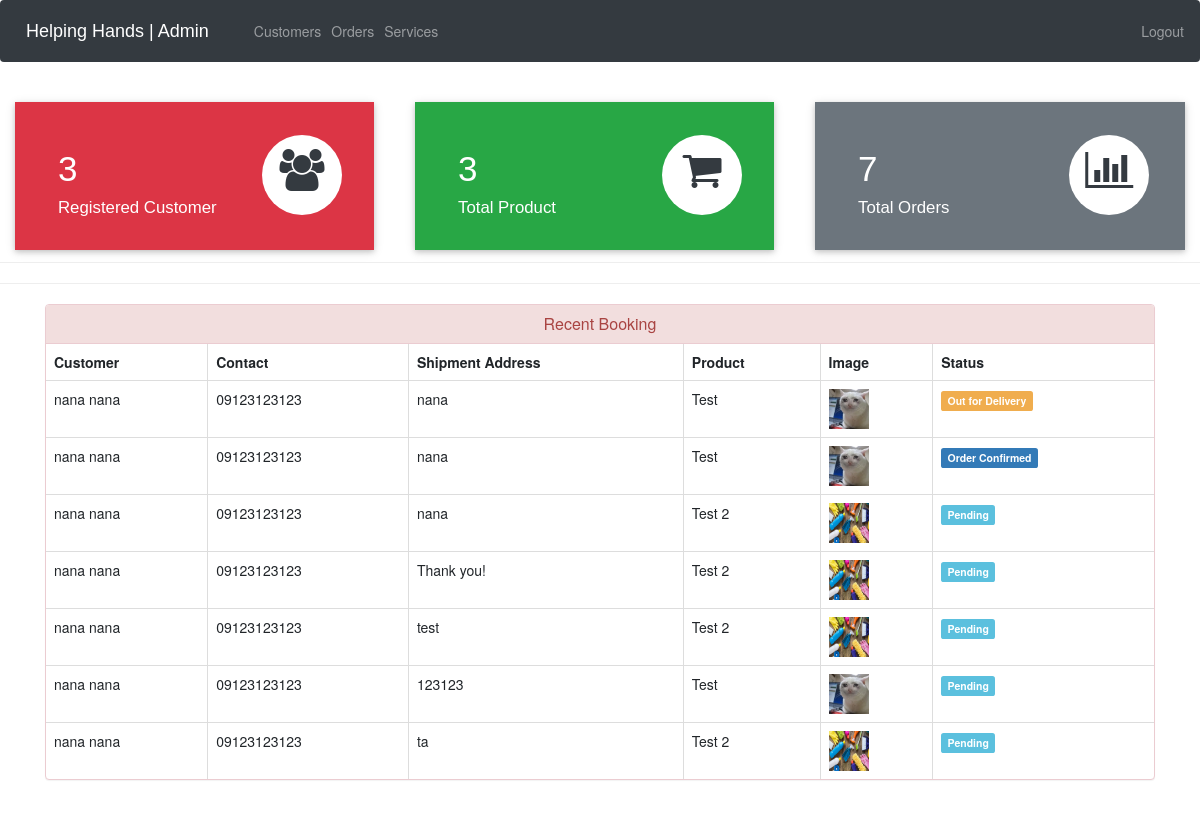
Page /admin-dashboard (signed in) on the earlier database version.
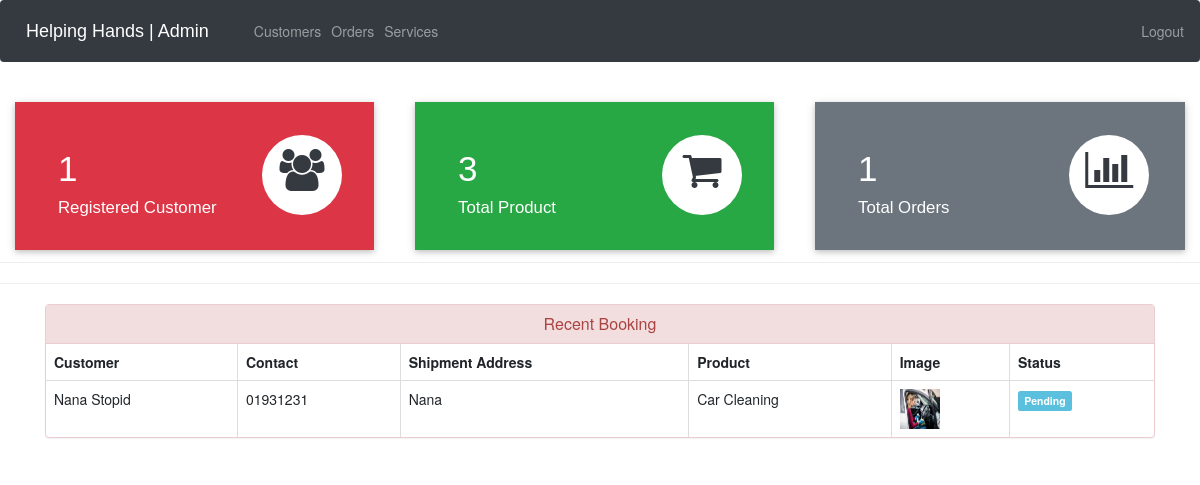
Same page on the later database version.
### ecom/models.py (models this page shows, shortened)
class Customer(models.Model):
    user=models.OneToOneField(User,on_delete=models.CASCADE)
    profile_pic= models.ImageField(upload_to='profile_pic/CustomerProfilePic/',null=True,blank=True, default='profile_pic/CustomerProfilePic/cat.jpg')
    address = models.CharField(max_length=40)
    mobile = models.CharField(max_length=20,null=False)
    @property
    def get_name(self):
        return self.user.first_name+" "+self.user.last_name

class Orders(models.Model):
    STATUS =(
        ('Pending','Pending'),
        ('Order Confirmed','Order Confirmed'),
        ('Out for Delivery','Out for Delivery'),
        ('Delivered','Delivered'),
    )
    customer=models.ForeignKey('Customer', on_delete=models.CASCADE,null=True)
    product=models.ForeignKey('Product',on_delete=models.CASCADE,null=True)
    email = models.CharField(max_length=50,null=True)
    address = models.CharField(max_length=500,null=True)
    mobile = models.CharField(max_length=20,null=True)
    order_date= models.DateField(auto_now_add=True,null=True)
    status=models.CharField(max_length=50,null=True,choices=STATUS)

class Product(models.Model):
    name=models.CharField(max_length=40)
    product_image= models.ImageField(upload_to='product_image/',null=True,blank=True)
    price = models.PositiveIntegerField()
    description=models.CharField(max_length=40)

### ecom/views.py (the view)
# urls.py: path('admin-dashboard', views.admin_dashboard_view,name='admin-dashboard'),
@login_required(login_url='adminlogin')
def admin_dashboard_view(request):
    customercount=models.Customer.objects.all().count()
    productcount=models.Product.objects.all().count()
    ordercount=models.Orders.objects.all().count()
    orders=models.Orders.objects.all()
    ordered_products=[]
    ordered_bys=[]
    for order in orders:
        ordered_product=models.Product.objects.all().filter(id=order.product.id)
        ordered_by=models.Customer.objects.all().filter(id = order.customer.id)
        ordered_products.append(ordered_product)
        ordered_bys.append(ordered_by)
    mydict={
    'customercount':customercount,
    'productcount':productcount,
    'ordercount':ordercount,
    'data':zip(ordered_products,ordered_bys,orders),
    }
    return render(request,'ecom/admin_dashboard.html',context=mydict)

### templates/ecom/admin_dashboard.html
{% extends 'ecom/admin_base.html' %}
{% load static %}
{% block content %}
<br>
{%include 'ecom/admin_dashboard_cards.html'%}
<br><br><br><br><br>
<hr><hr>
<div class="container" >
    <div class="panel panel-danger" >
      <div class="panel-heading" style="text-align:center;">
        <h6 class="panel-title">Recent Booking</h6>
      </div>
      <table class="table table-hover table-bordered" id="dev-table">
        <thead>
          <tr>
            <th>Customer</th>
            <th>Contact</th>
            <th>Shipment Address</th>
            <th>Product</th>
            <th>Image</th>
            <th>Status</th>
          </tr>
        </thead>
        {% for product,customer,order in data %}
        <tr>
          {% for c in customer %}
          <td> {{c.get_name}}</td>
          <td>{{c.mobile}}</td>
          <td>{{order.address}}</td>
          {% endfor %}
          {% for p in product %}
          <td> {{p.name}}</td>
          <td> <img src="{% static p.product_image.url %}" alt="Profile Pic" height="40px" width="40px" /></td>
          {% if order.status == 'Pending'%}
          <td> <span class="label label-info">{{order.status}}</span></td>
          {% elif order.status == 'Delivered' %}
          <td> <span class="label label-success">{{order.status}}</span></td>
          {% elif order.status == 'Out for Delivery' %}
          <td> <span class="label label-warning">{{order.status}}</span></td>
          {%else%}
            <td> <span class="label label-primary">{{order.status}}</span></td>
          {%endif%}
          {% endfor %}
        </tr>
        {% endfor %}
      </table>
  </div>
</div>
{% endblock content %}

Differences in the rows shown:
removed Orders: address "nana", status "Out for Delivery"
removed Customer: get_name "nana nana", mobile "09123123123"
removed Product: name "Test", product_image (picture)
removed Orders: address "nana", status "Order Confirmed"
removed Orders: address "nana", status "Pending"
removed Product: name "Test 2", product_image (picture)
removed Orders: address "Thank you!", status "Pending"
removed Orders: address "test", status "Pending"
removed Orders: address "123123", status "Pending"
removed Orders: address "ta", status "Pending"
added Orders: address "Nana", status "Pending"
added Customer: get_name "Nana Stopid", mobile "01931231"
added Product: name "Car Cleaning", product_image (picture)
Other differences:
{{ customercount }}: "3" → "1"
{{ ordercount }}: "7" → "1"
